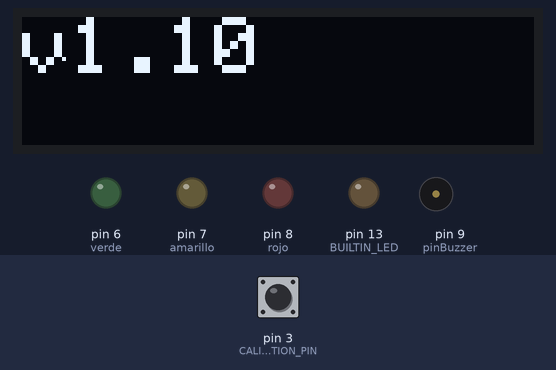
Bench run of a sketch on a simulated Arduino Uno, built with avr-gcc and run on an emulated ATmega328P. On the bench: 128×32 one-colour display, output pins drawn as LEDs (lit = HIGH), buzzer (waves = sounding). The inputs (shaded band) are chosen by the test bench; at power-on: pin 3 (CALIBRATION_PIN) HIGH. What the sketch prints to the serial monitor is not drawn.

Above: at 1.2 s.
At 30.6 s:
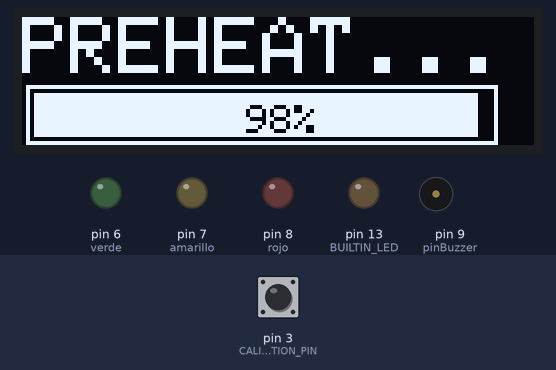
At 32.7 s:
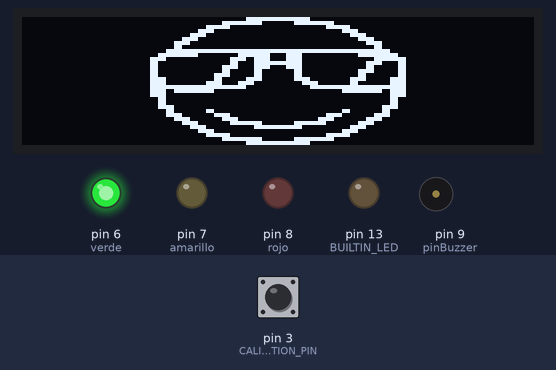
At 36.8 s:
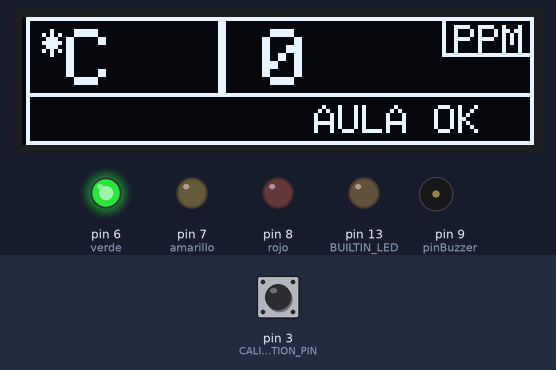
Timing chart, 0 to 38.3 s (numbered marks = the images above):
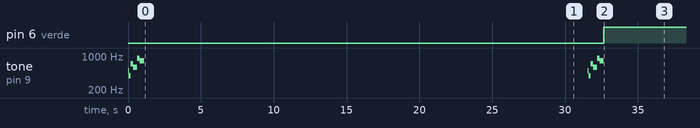

The sketch:

codosnanoCM1106.ino
```cpp
/*********************************************************************************
CODOS AKA CO2
Un sistema de bajo coste basado en Arduino NANO, OLED SS1306, CM1106 para la detección del CO2
y temperatura en el aula
*********************************************************************************/

char VERSION_SW[6] = "v1.10";
#include "Wire.h"                       // Librería Wire para el soporte del protocolo i2c

#include <SoftwareSerial.h>                                // Remove if using HardwareSerial or Arduino package without SoftwareSerial support

#define RX_PIN 2                                          // Rx pin which the CM1106 Tx pin is attached to
#define TX_PIN 4                                          // Tx pin which the CM1106 Rx pin is attached to
#define BAUDRATE 9600                                     // Device to CM1106 Serial baudrate (should not be changed)
#define CALIBRATION_PIN 3                                 // Long press to force calibrate (Use a PIN that supports interrupts)

#define PREHEATING_TIME 30000                             // Por especificaciones tiene un PREHEATING Time de 30 segundos

#define CALIBRATION_VALUE 415                             // Clean air CO2ppm

const int CO2_safe_level = 800;        // Se debe especificar un valor máximo de CO2 seguro
const int CO2_alarm_level = 1200;       // Se debe especificar un valor máximo de CO2 de alarma


SoftwareSerial mySerial(RX_PIN, TX_PIN);                   // (Uno example) create device to CM1106 serial

#include <Adafruit_GFX.h>
#include <Adafruit_SSD1306.h>

#define CO2_sensor_present true         // Debe seleccionarse si este sensor está o no presente
#define OLED_present true              // Debe seleccionarse si la pantalla está o no presente
#define traffic_lights_present true     // Debe seleccionarse si se conectará el semáforo o no (el sensor de CO2 debe estar presente también en ese caso)

// Pines Digitales que he usado en el arduino NANO
#define verde 6
#define amarillo 7
#define rojo 8
#define BUILTIN_LED 13

#define SCREEN_WIDTH 128 // OLED display width, in pixels
#define SCREEN_HEIGHT 32 // OLED display height, in pixels

// Declaration for an SSD1306 display connected to I2C (SDA, SCL pins)
#define OLED_RESET     4 // Reset pin # (or -1 if sharing Arduino reset pin)
Adafruit_SSD1306 display(SCREEN_WIDTH, SCREEN_HEIGHT, &Wire, OLED_RESET);

// Imagenes generadas a partir de LCD Assistant (http://en.radzio.dxp.pl/bitmap_converter/)
// con iconos descargados de https://iconarchive.com/
const unsigned char PROGMEM happy_icon [] = {
0x00, 0x00, 0x00, 0xFF, 0xFF, 0x00, 0x00, 0x00, 0x00, 0x00, 0x3F, 0xF0, 0x0F, 0xFC, 0x00, 0x00,
0x00, 0x03, 0xF0, 0x00, 0x00, 0x0F, 0xC0, 0x00, 0x00, 0x0F, 0x00, 0x00, 0x00, 0x00, 0xF0, 0x00,
0x00, 0x3C, 0x00, 0x00, 0x00, 0x00, 0x3C, 0x00, 0x00, 0xF0, 0x00, 0x00, 0x00, 0x00, 0x0F, 0x00,
0x03, 0xC0, 0x00, 0x00, 0x00, 0x00, 0x03, 0xC0, 0x03, 0x00, 0x00, 0x00, 0x00, 0x00, 0x00, 0xC0,
0x0F, 0xFF, 0xFF, 0xFF, 0xFF, 0xFF, 0xFF, 0xF0, 0x3F, 0xF0, 0x03, 0xFC, 0x3C, 0x00, 0x0F, 0xFC,
0xF0, 0x00, 0x0F, 0x3C, 0x3C, 0x00, 0x00, 0xFF, 0xC0, 0x00, 0x0C, 0x3F, 0xFC, 0x00, 0x03, 0xC3,
0xC0, 0x00, 0x3C, 0x3C, 0x3C, 0x00, 0x03, 0x03, 0xC0, 0x00, 0x30, 0x30, 0x0C, 0x00, 0x0F, 0x03,
0xC0, 0x00, 0xF0, 0x30, 0x0C, 0x00, 0x0C, 0x03, 0xF0, 0x00, 0xC0, 0xF0, 0x0F, 0x00, 0x3C, 0x0F,
0xF0, 0x03, 0xC3, 0xC0, 0x03, 0xC0, 0x30, 0x0F, 0xFF, 0xFF, 0xFF, 0x00, 0x00, 0xFF, 0xFF, 0xFF,
0xF3, 0xFF, 0x00, 0x00, 0x00, 0x00, 0xFF, 0xCF, 0xF0, 0x00, 0x00, 0x00, 0x00, 0x00, 0x00, 0x0F,
0x30, 0x00, 0x00, 0x00, 0x00, 0x00, 0x00, 0x0C, 0x30, 0x00, 0x00, 0x00, 0x00, 0x00, 0x00, 0x0C,
0x3C, 0x00, 0x00, 0x00, 0x00, 0x00, 0x00, 0x3C, 0x0C, 0x03, 0x00, 0x00, 0x00, 0x00, 0xC0, 0x30,
0x0F, 0x00, 0xF0, 0x00, 0x00, 0x0F, 0x00, 0xF0, 0x03, 0xC0, 0x3C, 0x00, 0x00, 0x3C, 0x03, 0xC0,
0x00, 0xF0, 0x0F, 0xF0, 0x0F, 0xF0, 0x0F, 0x00, 0x00, 0x3C, 0x00, 0x3F, 0xFC, 0x00, 0x3C, 0x00,
0x00, 0x0F, 0x00, 0x00, 0x00, 0x00, 0xF0, 0x00, 0x00, 0x03, 0xF0, 0x00, 0x00, 0x0F, 0xC0, 0x00,
0x00, 0x00, 0x3F, 0xF0, 0x0F, 0xFC, 0x00, 0x00, 0x00, 0x00, 0x00, 0xFF, 0xFF, 0x00, 0x00, 0x00
};

const unsigned char PROGMEM Angry_icon [] = {
0x00, 0x00, 0x00, 0xFF, 0xFF, 0x00, 0x00, 0x00, 0x00, 0x00, 0x3F, 0xF0, 0x0F, 0xFC, 0x00, 0x00,
0x00, 0x03, 0xF0, 0x00, 0x00, 0x0F, 0xC0, 0x00, 0x00, 0x0F, 0x00, 0x00, 0x00, 0x00, 0xF0, 0x00,
0x00, 0x3C, 0x00, 0x00, 0x00, 0x00, 0x3C, 0x00, 0x00, 0xF3, 0xF0, 0x00, 0x00, 0x0F, 0xCF, 0x00,
0x03, 0xC0, 0x3F, 0x00, 0x00, 0xFC, 0x03, 0xC0, 0x0F, 0x00, 0x03, 0xF0, 0x0F, 0xC0, 0x00, 0xF0,
0x0C, 0x00, 0x00, 0x30, 0x0C, 0x00, 0x00, 0x30, 0x3C, 0x00, 0x3C, 0x00, 0x00, 0x3C, 0x00, 0x3C,
0x30, 0x00, 0xFF, 0x00, 0x00, 0xFF, 0x00, 0x0C, 0x30, 0x03, 0x00, 0xC0, 0x03, 0x00, 0xC0, 0x0C,
0xF0, 0x03, 0x00, 0xC0, 0x03, 0x00, 0xC0, 0x0F, 0xF0, 0x03, 0x00, 0xC0, 0x03, 0x00, 0xC0, 0x0F,
0xC0, 0x03, 0xC3, 0xC0, 0x03, 0xC3, 0xC0, 0x03, 0xC0, 0x00, 0xFF, 0x00, 0x00, 0xFF, 0x00, 0x03,
0xC0, 0x00, 0x00, 0x00, 0x00, 0x00, 0x00, 0x03, 0xC0, 0x00, 0x00, 0x00, 0x00, 0x00, 0x00, 0x03,
0xF0, 0x00, 0x00, 0x00, 0x00, 0x00, 0x00, 0x0F, 0xF0, 0x00, 0x00, 0x00, 0x00, 0x00, 0x00, 0x0F,
0x30, 0x00, 0x00, 0x3F, 0xFC, 0x00, 0x00, 0x0C, 0x30, 0x00, 0x0F, 0xF0, 0x0F, 0xF0, 0x00, 0x0C,
0x3C, 0x00, 0x3C, 0x00, 0x00, 0x3C, 0x00, 0x3C, 0x0C, 0x00, 0xF0, 0x00, 0x00, 0x0F, 0x00, 0x30,
0x0F, 0x03, 0x00, 0x00, 0x00, 0x00, 0xC0, 0xF0, 0x03, 0xC0, 0x00, 0x00, 0x00, 0x00, 0x03, 0xC0,
0x00, 0xF0, 0x00, 0x00, 0x00, 0x00, 0x0F, 0x00, 0x00, 0x3C, 0x00, 0x00, 0x00, 0x00, 0x3C, 0x00,
0x00, 0x0F, 0x00, 0x00, 0x00, 0x00, 0xF0, 0x00, 0x00, 0x03, 0xF0, 0x00, 0x00, 0x0F, 0xC0, 0x00,
0x00, 0x00, 0x3F, 0xF0, 0x0F, 0xFC, 0x00, 0x00, 0x00, 0x00, 0x00, 0xFF, 0xFF, 0x00, 0x00, 0x00
};

const unsigned char PROGMEM Surprised_icon [] = {
0x00, 0x00, 0x00, 0x03, 0xC0, 0x00, 0x00, 0x00, 0x00, 0x00, 0x0F, 0xFF, 0xFF, 0xF0, 0x00, 0x00,
0x00, 0x00, 0xFF, 0x00, 0x00, 0xFF, 0x00, 0x00, 0x00, 0x03, 0xC0, 0x00, 0x00, 0x03, 0xC0, 0x00,
0x00, 0x0F, 0x00, 0x00, 0x00, 0x00, 0xF0, 0x00, 0x00, 0x30, 0x3F, 0xF0, 0x0F, 0xF0, 0x3C, 0x00,
0x00, 0xC0, 0xF0, 0x30, 0x0C, 0x3F, 0x0F, 0x00, 0x03, 0xC0, 0xC0, 0x00, 0x00, 0x03, 0x03, 0xC0,
0x0F, 0x03, 0xC0, 0x00, 0x00, 0x03, 0xC0, 0xC0, 0x0C, 0x00, 0x0F, 0xC0, 0x03, 0xF0, 0x00, 0x30,
0x0C, 0x00, 0x0F, 0xC0, 0x03, 0xF0, 0x00, 0x30, 0x3C, 0x00, 0x0F, 0xC0, 0x03, 0xF0, 0x00, 0x3C,
0x30, 0x00, 0x0F, 0xC0, 0x03, 0xF0, 0x00, 0x0C, 0x30, 0x00, 0x03, 0x00, 0x00, 0xC0, 0x00, 0x0C,
0x30, 0x00, 0x00, 0x00, 0x00, 0x00, 0x00, 0x0C, 0x30, 0x00, 0x00, 0x00, 0x00, 0x00, 0x00, 0x0C,
0x30, 0x00, 0x00, 0x03, 0xC0, 0x00, 0x00, 0x0C, 0x30, 0x00, 0x00, 0x3F, 0xFC, 0x00, 0x00, 0x0C,
0x30, 0x00, 0x00, 0xF0, 0x0F, 0x00, 0x00, 0x0C, 0x30, 0x00, 0x03, 0xC0, 0x03, 0xC0, 0x00, 0x0C,
0x3C, 0x00, 0x03, 0x00, 0x00, 0xC0, 0x00, 0x3C, 0x0C, 0x00, 0x0F, 0x00, 0x00, 0xF0, 0x00, 0x30,
0x0F, 0x00, 0x03, 0xFF, 0xFF, 0xC0, 0x00, 0xF0, 0x03, 0x00, 0x00, 0x03, 0xC0, 0x00, 0x00, 0xC0,
0x03, 0xC0, 0x00, 0x00, 0x00, 0x00, 0x03, 0xC0, 0x00, 0xF0, 0x00, 0x00, 0x00, 0x00, 0x0F, 0x00,
0x00, 0x3C, 0x00, 0x00, 0x00, 0x00, 0x3C, 0x00, 0x00, 0x0F, 0x00, 0x00, 0x00, 0x00, 0xF0, 0x00,
0x00, 0x03, 0xF0, 0x00, 0x00, 0x0F, 0xC0, 0x00, 0x00, 0x00, 0x3F, 0xC0, 0x03, 0xFC, 0x00, 0x00,
0x00, 0x00, 0x03, 0xFF, 0xFF, 0xC0, 0x00, 0x00, 0x00, 0x00, 0x00, 0x00, 0x00, 0x00, 0x00, 0x00
};

const unsigned char PROGMEM Increibles_logo [] = {
0x00, 0x00, 0x00, 0x0F, 0x80, 0x00, 0x00, 0x00, 0x00, 0x00, 0x00, 0x7F, 0xF0, 0x00, 0x00, 0x00,
0x00, 0x00, 0x00, 0x7F, 0xFC, 0x00, 0x00, 0x00, 0x00, 0x00, 0x01, 0xF8, 0x3F, 0xC0, 0x00, 0x00,
0x00, 0x00, 0x7F, 0xF0, 0x1E, 0x1E, 0x00, 0x00, 0x00, 0x03, 0xFF, 0xC0, 0x1E, 0x00, 0xC0, 0x00,
0x00, 0x1F, 0xFF, 0xC0, 0x1E, 0x00, 0x38, 0x00, 0x00, 0x7F, 0xFF, 0xF0, 0x3E, 0x00, 0x0F, 0x00,
0x01, 0xFF, 0xFF, 0xF8, 0xFC, 0x00, 0x01, 0x80, 0x03, 0xFF, 0xF8, 0x7F, 0xF0, 0x00, 0x00, 0xC0,
0x0F, 0xFF, 0x80, 0x1F, 0xE0, 0x00, 0x00, 0xF0, 0x1F, 0xFC, 0x00, 0x00, 0x00, 0x00, 0x00, 0x78,
0x3F, 0xF8, 0x00, 0x00, 0x00, 0x00, 0x00, 0x7E, 0x3F, 0xC0, 0x00, 0x00, 0x00, 0x00, 0x00, 0x1E,
0x3F, 0x00, 0x00, 0x00, 0x1C, 0x00, 0x00, 0x1F, 0xFF, 0x00, 0x00, 0x03, 0xFC, 0x00, 0x00, 0x1F,
0xFE, 0x00, 0x00, 0x7F, 0xFC, 0x00, 0x00, 0x1F, 0xFE, 0x00, 0x00, 0x1F, 0xFC, 0x00, 0x00, 0x7F,
0xFC, 0x00, 0x00, 0x1F, 0xFC, 0x00, 0x00, 0x7F, 0xFC, 0x00, 0x00, 0x1F, 0xFC, 0x00, 0x00, 0xFF,
0x3C, 0x00, 0x00, 0x1F, 0xFC, 0x00, 0x00, 0xFE, 0x3C, 0x00, 0x00, 0x1F, 0xFC, 0x00, 0x01, 0xFE,
0x3E, 0x00, 0x00, 0x1F, 0xFC, 0x00, 0x0F, 0xFE, 0x1E, 0x00, 0x00, 0x1F, 0xFC, 0x00, 0x3F, 0xF8,
0x0F, 0x00, 0x00, 0x1F, 0xFC, 0x00, 0xFF, 0xF0, 0x03, 0xC0, 0x00, 0x1F, 0xFC, 0x3F, 0xFF, 0xC0,
0x01, 0xE0, 0x00, 0x1F, 0xFF, 0xFF, 0xFF, 0x80, 0x00, 0x78, 0x00, 0x1F, 0xFF, 0xFF, 0xFF, 0x00,
0x00, 0x1E, 0x00, 0x1F, 0xFF, 0xFF, 0xF8, 0x00, 0x00, 0x03, 0xC0, 0x1F, 0xFF, 0xFF, 0xC0, 0x00,
0x00, 0x00, 0x7C, 0x1F, 0xFF, 0xFE, 0x00, 0x00, 0x00, 0x00, 0x00, 0xFF, 0xFF, 0x00, 0x00, 0x00
};

unsigned long getDataTimer = 0;

const int OFFSET_CALIBRATION_TEMP = -6; // Valor obtenido de comparar con un termometro mas fiable que tengo en casa.. NO ES MUY FIABLE
const int OFFSET_CALIBRATION_PPM = 0; // Esta calibracion esta inventada (PENDIENTE) porque supongo que debiera ser unas tablas en funcion de temp y humedad asi que tomo un valor conservador para intentar no generar falsa alarma en el aula.
int p1 = 0; // Variable donde calculo el porcentaje sobre el limite establecido como ROJO
char leyend[15] = "12345678901234"; // Variable donde pongo la leyenda que se pinta en la barra de progreso en funcion del estado
char leyendGREEN[15] = "AULA OK";
char leyendRED[15] = "VENTILAR";
char leyendYELLOW[15] = "LIMITE KO";
char leyendRECOVERY[15] = "RECOVERY";
bool doCalibration = false;
volatile unsigned long buttonPressTimestamp = 0;

void(* resetFunc) (void) = 0;//declare reset function at address

void setup() {
  Serial.begin(115200);
  bool status;

  speaker();

  Serial.println("Sensor CM1106 y OLED 0.96");

  Wire.begin(); //Inialize I2C Hardware

  if (OLED_present){
      // SSD1306_SWITCHCAPVCC = generate display voltage
      if(!display.begin(SSD1306_SWITCHCAPVCC, 0x3C)) { // Address 0x3C for 128x32
        Serial.println(F("SSD1306 allocation failed"));
        for(;;); // Don't proceed, loop forever
      }
      // Clear the buffer
      display.clearDisplay();

      // Draw a single pixel in white
      display.drawPixel(10, 10, SSD1306_WHITE);
      display.setCursor(0,0);
      display.setTextSize(2);
      display.setTextColor(WHITE);
      display.println(VERSION_SW);

      // Show the display buffer on the screen. You MUST call display() after
      // drawing commands to make them visible on screen!
      display.display();
      delay(2000);
      Serial.println("OLED Display begin executed");
  }

  if (CO2_sensor_present){
    mySerial.begin(BAUDRATE);                               // (Uno example) device to CM1106 serial start
 }

 if (OLED_present) {
    display.setTextSize(1);             // Normal 1:1 pixel scale
    display.setTextColor(SSD1306_WHITE);
    int percentage;
    while (millis() < PREHEATING_TIME) {
      percentage = millis()*100/PREHEATING_TIME;
      display.clearDisplay();
      if (percentage < 10) {
        display.drawBitmap(32,0,Increibles_logo,64,32,1);
      } else {
        display.setCursor(0,0);             // Start at top-left corner
        display.setTextSize(2);
        display.setTextColor(WHITE);
        display.println(F("PREHEAT..."));
        display.setCursor(60,18);             // Start at top-left corner

        drawPercentbar( 1, 17, SCREEN_WIDTH-10, 15,percentage, false, leyend);
      }
      display.display();
      delay(1000);
    }
 }
  pinMode(BUILTIN_LED, OUTPUT);
  digitalWrite(BUILTIN_LED, LOW);
  pinMode(CALIBRATION_PIN, INPUT_PULLUP);
  attachInterrupt(digitalPinToInterrupt(CALIBRATION_PIN), buttonPressISR, CHANGE);
  pinMode(verde, OUTPUT);
  pinMode(amarillo, OUTPUT);
  pinMode(rojo, OUTPUT);
  // Apagar los led al empezar
  digitalWrite(verde, LOW);
  digitalWrite(amarillo, LOW);
  digitalWrite(rojo, LOW);
}

int ppm_uart = 0; // Variable donde vuelco el valor CO2 obtenido del CM1106

// Tipos y variables para controlar el estado del semaforo y las acciones asociadas
typedef enum {
  GREEN = 1,
  YELLOW = 2,
  RED = 3
} SEMAPHORE_TYPE;

SEMAPHORE_TYPE currentState = GREEN;
SEMAPHORE_TYPE lastState = RED;
const int HISTERESIS = 30;

bool showImage = false; // Variable que indicara si hay que mostrar imagen de smiley
const unsigned long NUM_CYCLES_SHOW_DATA = 10; // muestro datos lecturas durante 10 lecturas ppm
const unsigned long NUM_CYCLES_IMAGE = 2; // muestro smiley durante dos lecturas ppm en segundo plano
unsigned long cycles = 0;
const unsigned long recoveryResetTimeout = 600000;
unsigned long measureUpdatedTimeTag=0;
bool recoveryMaked=false;
bool buttonPressed = false;

void buttonPressISR() {
  if (digitalRead(CALIBRATION_PIN) == LOW) { // PRESS
    buttonPressed = true;
    buttonPressTimestamp = millis();
  } else {                                   // RELEASE
    if (buttonPressed) { // El botón se había pulsado antes
      unsigned long now;
      now = millis();
      if ( now - buttonPressTimestamp > 2000 ) {
        doCalibration = true;
      }
      buttonPressed = false;
    }
  }
}

int cm1106_co2ppm() {
  static byte cmd[4] = {0x11, 0x01, 0x01, 0xED};
  static byte response[8] = {0};
  int ppm;

  mySerial.write(cmd, 4);
  mySerial.readBytes(response, 8);

  unsigned int responseHigh = (unsigned int) response[3];
  unsigned int responseLow = (unsigned int) response[4];

  ppm = (256 * responseHigh) + responseLow;
  Serial.print("CO2: "); Serial.print(ppm); Serial.println("ppm");

  return ppm;
}

void cm1106_clearSerial() {
    while (mySerial.available()) { mySerial.read(); };
}

byte cm1106_checksum(byte *cmd) {
    int length,
        i,
        accum = 0;

    // head + cmd + length + data1...datan
    length = 2 + cmd[2];

    for (i=0; i<length; i++) {
        accum += cmd[i];
    }

    return ( 256 - (accum % 256) );
}

void cm1106_calibrate(int ppm) {
    static byte cmd[6] = { 0x11, 0x03, 0x03, 0x00, 0x00, 0x00};
    static byte response[4] = {0};

    cmd[3] = ppm / 256;;
    cmd[4] = ppm % 256;
    cmd[5] = cm1106_checksum(cmd);

    cm1106_clearSerial();
    mySerial.write(cmd, 6);
    mySerial.readBytes(response, 4);
    Serial.print("Calibrating sensor to "); Serial.print(ppm); Serial.println("ppm.");
}


void loop() {
  if (measureUpdatedTimeTag==0) measureUpdatedTimeTag = millis();
  if (CO2_sensor_present) {

    if (millis() - getDataTimer >= 2000) {
      getDataTimer = millis();
      int ppm_uart_read = cm1106_co2ppm()+OFFSET_CALIBRATION_PPM;
      bool newData = false;

      if (ppm_uart != ppm_uart_read) {
        ppm_uart = ppm_uart_read;
        measureUpdatedTimeTag=millis();
        newData = true;
      } else if (millis()-measureUpdatedTimeTag >= recoveryResetTimeout) {
        Serial.print("measureUpdatedTimeTag=");Serial.print(measureUpdatedTimeTag);Serial.print(" millis()=");Serial.println(millis());
        measureUpdatedTimeTag=millis();
        recoveryMaked = true;
      }

      // Una razon de newData = true tb es que pasemos a mostrar la imagen o no del smiley (pensar otra forma menos chapucera de hacerlo)
      cycles++;
      if ((!showImage) && ((cycles % NUM_CYCLES_SHOW_DATA) == 0)) {
        cycles = 0;
        showImage = true;
        newData = true;
      } else if ((showImage) && ((cycles % NUM_CYCLES_IMAGE) == 0)) {
        cycles = 0;
        showImage = false;
        newData = true;
      } else if (currentState != lastState) {
        cycles = 0;
        showImage = true;
        speaker();
        lastState = currentState;
       // if (recoveryMaked == false) {
        switch (currentState) {
          case GREEN :
            strcpy(leyend,leyendGREEN); break;
          case RED :
            strcpy(leyend,leyendRED); break;
          case YELLOW :
            strcpy(leyend,leyendYELLOW); break;
        }
       // } else {
       //   strcpy(leyend,leyendRECOVERY);
       // }
        newData = true;
      }


      if (newData == true) {
        p1 = ppm_uart*100/CO2_alarm_level;

        if (OLED_present){
          if (!showImage) {
            display.clearDisplay();
            display.setTextSize(2);
            display.setTextColor(SSD1306_WHITE);
            display.setCursor(5,3);
            display.drawRect(1, 0, 49, 20, WHITE);
            display.drawRect(50, 0, 78, 20, WHITE);
            display.drawRect(105, 0, 23, 10, WHITE);
            display.setTextSize(1);
            display.print(F("*"));
            display.setTextSize(2);
            display.print(F("C"));
            if (ppm_uart > 1000){
              display.setCursor(55,3);
            } else {
              display.setCursor(60,3);
            }
            display.print(ppm_uart, DEC);
            display.setTextSize(1);
            display.setCursor(108,2);
            display.print(F("PPM"));
            drawPercentbar( 1, 19, 127, 13,p1,true,leyend);
            display.display();
            traffic_lights(ppm_uart);
          } else { traffic_lights(ppm_uart);
          }
        }

      } // if (newData == true)
    } // if (millis() - getDataTimer >= 2000)
  } // if (CO2_sensor_present)

  digitalWrite(BUILTIN_LED, buttonPressed);
  if (doCalibration) {
    doCalibration = false;
    cm1106_calibrate(CALIBRATION_VALUE);
  }

  delay(1000);
}

const int pinBuzzer = 9;

void speaker() {
  tone(pinBuzzer, 494);
  delay(50);
  tone(pinBuzzer, 392);
  delay(150);
  tone(pinBuzzer, 694);
  delay(150);
  tone(pinBuzzer, 592);
  delay(300);
  tone(pinBuzzer, 894);
  delay(150);
  tone(pinBuzzer, 792);
  delay(300);
  noTone(pinBuzzer);
}


void drawPercentbar(int x,int y, int width,int height, int progress, bool customLeyend, char *strCustomLeyend)
{
   int ppm = progress;
   progress = progress > 100 ? 100 : progress;
   progress = progress < 0 ? 0 :progress;

   float bar = ((float)(width-4) / 100) * progress;

   display.drawRect(x, y, width, height, WHITE);
   display.fillRect(x+2, y+2, bar , height-4, WHITE);

   // Display progress text
   if( height >= 13){
      display.setCursor((width/2) -3, y+5 );
      display.setTextSize(1);
      display.setTextColor(WHITE);

      if( progress >=50) {
         display.setTextColor(BLACK, WHITE); // 'inverted' text
      }
      if (!customLeyend) {
        display.print(progress);
        display.print("%");
      } else {
        switch (currentState) {
          case GREEN :
            display.setTextColor(WHITE);
            display.setCursor((width/2) +10, y+3 );
            break;
          case YELLOW :
            display.setTextColor(BLACK, WHITE);
            display.setCursor(x+3, y+3 );
            break;
          case RED :
            display.setTextColor(BLACK, WHITE);
            display.setCursor(x+3, y+3 );
            break;
        }
        display.print(strCustomLeyend);
      }
   }
}

void traffic_lights(int CO2_value){

  Serial.println(CO2_value);
  // Condicion con histeresis en bajada de estado
  if (((currentState != GREEN) && (CO2_value <= (CO2_safe_level-HISTERESIS))) ||
     ((currentState == GREEN) && (CO2_value <= CO2_safe_level))){
    // Encender el led verde y apagar el resto
    Serial.println("Parece que el aula no necesita más ventilación de momento");
    digitalWrite(verde, HIGH);
    digitalWrite(amarillo, LOW);
    digitalWrite(rojo, LOW);
    currentState = GREEN;
    if (showImage) {
      display.clearDisplay();
      display.drawBitmap(32,0,happy_icon,64,32,1);
      display.display();
    }
  }
  // Condicion con histeresis en bajada de estado
  if (((currentState != RED) && ((CO2_value > CO2_safe_level) & (CO2_value < CO2_alarm_level))) ||
     ((currentState == RED) && ((CO2_value > CO2_safe_level) & (CO2_value < (CO2_alarm_level-HISTERESIS))))) {
    // Encender el led amarillo y apagar el resto
    Serial.println("El aire del aula necesitará renovarse pronto");
    digitalWrite(verde, LOW);
    digitalWrite(amarillo, HIGH);
    digitalWrite(rojo, LOW);
    currentState = YELLOW;
    if (showImage) {
      display.clearDisplay();
      display.drawBitmap(32,0,Surprised_icon,64,32,1);
      display.display();
    }
  }
  if (CO2_value >= CO2_alarm_level){
    // Encender el led rojo y apagar el resto
    Serial.println("Habría que ventilar el aula");
    digitalWrite(verde, LOW);
    digitalWrite(amarillo, LOW);
    digitalWrite(rojo, HIGH);
    currentState = RED;
    if (showImage) {
      display.clearDisplay();
      display.drawBitmap(32,0,Angry_icon,64,32,1);
      display.display();
    }
  }
}
```

Measured:
- by itself, pin 6 (verde): LOW → HIGH at 32.7 s
- by itself, tone on pin 9 (pinBuzzer): plays 494 Hz for 0.05 s, 392 Hz for 0.15 s, 694 Hz for 0.15 s, 592 Hz for 0.30 s, 894 Hz for 0.15 s, 792 Hz for 0.30 s … (12 notes in this stretch)
- what the display in image 0 shows lasts 2.1 s, from 1.1 s to 3.2 s
- what the display in image 1 shows lasts 3.1 s, from 29.6 s to 32.7 s
- what the display in image 2 shows lasts 4.0 s, from 32.7 s to 36.7 s
